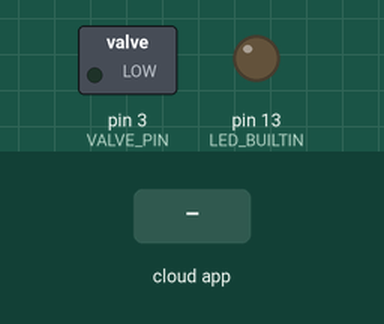
Bench run of a sketch on a simulated Arduino Uno, built with avr-gcc and run on an emulated ATmega328P. On the bench: switched loads named in the sketch (green lamp = pin HIGH), output pins drawn as LEDs (lit = HIGH). The test bench sets the inputs (shaded band). The ROS host is connected and sends only what is stated.

Above: at 1.2 s.
1.3 s: the phone or cloud app sets nozzle to 1
At 2.4 s:
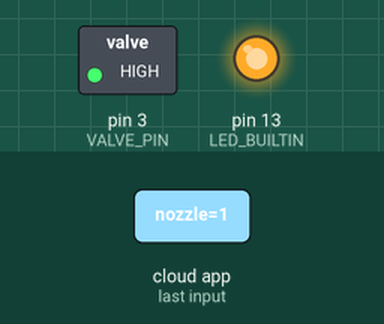
2.8 s: the phone or cloud app sets nozzle to 0
At 3.6 s:
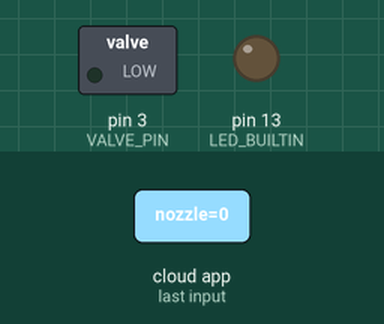
Timing chart, 0 to 5.8 s (numbered marks = the images above; inputs shaded):
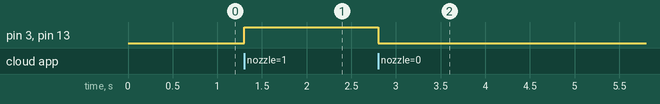

The sketch:

valve_control.ino
```cpp
#include <ros.h>
#include <std_msgs/Bool.h>

// NOTE: make sure rosserial is installed via Sketch -> Include Library -> Manage Libraries -> Rosserial Arduino Library

const int VALVE_PIN = 3;

ros::NodeHandle  nh;

void valveCallback( const std_msgs::Bool& msg){
  digitalWrite(VALVE_PIN, msg.data ? HIGH : LOW);   // set open / close valve
  digitalWrite(LED_BUILTIN, msg.data ? HIGH : LOW);   // blink the led

}

ros::Subscriber<std_msgs::Bool> sub("nozzle", &valveCallback);

void setup()
{
  pinMode(VALVE_PIN, OUTPUT);
  pinMode(LED_BUILTIN, OUTPUT);

  digitalWrite(VALVE_PIN, LOW);
  digitalWrite(LED_BUILTIN, LOW);

  nh.initNode();
  nh.subscribe(sub);
}

void loop()
{
  nh.spinOnce();
  delay(1);
}
```

Measured:
- after the input at 1.3 s, pin 3 (VALVE_PIN), pin 13 (LED_BUILTIN): LOW → HIGH at once
- after the input at 2.8 s, pin 3 (VALVE_PIN), pin 13 (LED_BUILTIN): HIGH → LOW at once
